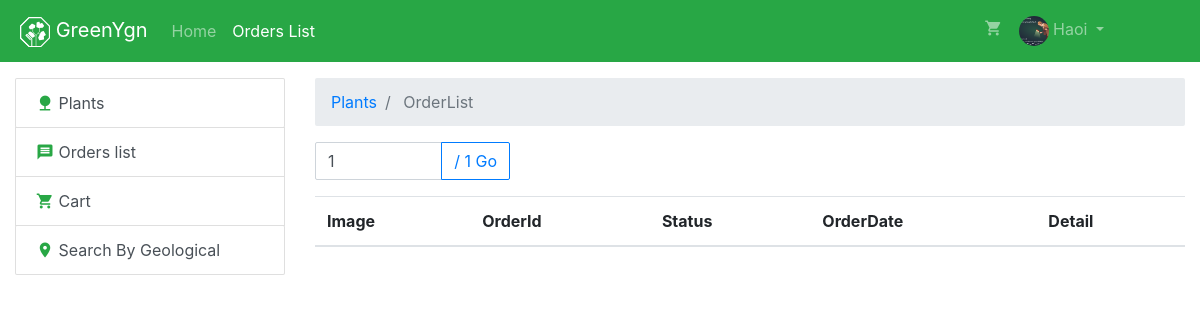
The app's page /users/orderlist/index.php (signed in), older data.
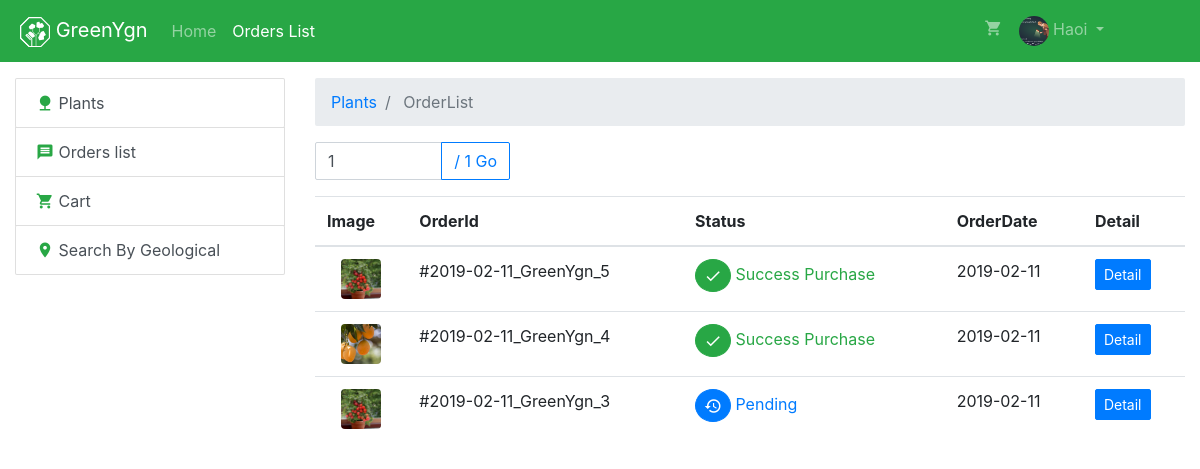
The same page, newer data.
### tables this page shows
CREATE TABLE `orders` (
  `id` int(11) NOT NULL,
  `user_id` int(11) UNSIGNED NOT NULL,
  `user_name` varchar(120) NOT NULL,
  `user_phone` varchar(20) NOT NULL,
  `user_address` varchar(255) NOT NULL,
  `status` tinyint(4) NOT NULL,
  `order_date` date NOT NULL,
  `send_date` date DEFAULT NULL,
  `deleted_at` datetime DEFAULT NULL,
  `created_at` datetime DEFAULT NULL,
  `modified_at` datetime DEFAULT NULL
);

### users/orderlist/functions/index/getdata.php (called while the page is built, shortened)
<?php
if (isset($_GET['page']) && is_numeric($_GET['page'])) {
    $page = $_GET['page'];
} else {
    $page = 1;
}
$no_of_records_per_page = 10;
$offset = ($page-1) * $no_of_records_per_page;
$sql = "SELECT * FROM `orders` WHERE `user_id` = " . $_SESSION['user']['id'];
$sql .= " ORDER BY `orders`.`id` DESC LIMIT $offset, $no_of_records_per_page ";
if($res = mysqli_query($conn, $sql)) {
    $result = array();
    $i = 0;
    while($row = mysqli_fetch_assoc($res)) {
       $result[$i] = $row;
       $sql = "SELECT `image` FROM `order_details` ";
       $sql .= " WHERE `order_id` = ". $row["id"] ." ORDER BY `order_details`.`total_amount` LIMIT 0,1";
       $result[$i]['image'] =   mysqli_fetch_assoc(mysqli_query($conn, $sql))['image'];
       $i++;
    }
}

### users/orderlist/index.php (the view, shortened to what the changed rows need)
<?php
    require __DIR__. "/functions/index/getdata.php";
    require __DIR__ . "/../view/begin_header.php";
    require __DIR__ . "/../view/finish_header.php";
?>
    <div class="container-fluid mt-3">
        <div class="row">
            <div class="col-md-9">
                <div class="table-responsive">
                    <table class="table">
                                <thead>
                                    <tr>
                                        <th scope="col">Image</th>
                                        <th scope="col">OrderId</th>
                                        <th scope="col">Status</th>
                                        <th scope="col">OrderDate</th>
                                        <th class="" scope="col">Detail</th>
                                    </tr>
                                </thead>
                                <tbody>
                                    <?php
                                        foreach($result as $k => $v):
                                    ?>
                                    <tr>
                                            <td>
                                                <div
                                                    class="Plant_Shopping_Cart sm rounded"
                                                    style="background-image:url('<?= $v['image'] ?>')"
                                                >
                                                </div>
                                            </td>
                                            <td> #<?= $v['order_date'] ?>_GreenYgn_<?= $v['id'] ?></td>
                                            <td>
                                                <?php
                                                    if($v['status'] == 1):
                                                ?>
                                                <a class="btn btn-primary btn-sm rounded-circle" href="#!">
                                                    <i class="material-icons md-18">restore</i>
                                                </a>
                                                <span class="text-primary">
                                                    Pending
                                                </span>
                                                <?php
                                                    elseif($v['status'] == 2):
                                                ?>
                                                    <a class="btn btn-success btn-sm rounded-circle" href="#!">
                                                        <i class="material-icons md-18">done</i>
                                                    </a>
                                                    <span class="text-success">
                                                        Success Purchase
                                                    </span>
                                                <?php
                                                    endif;
                                                ?>
                                            </td>
                                            <td> <?= $v['order_date'] ?></td>
                                            <td>
                                                    <a
                                                        class="btn btn-primary btn-sm "
                                                        href="detail.php?id=<?= $v['id'] ?>"
                                                    >
                                                    Detail
                                                    </a>
                                            </td>
                                    </tr>
                                    <?php
                                        endforeach;
                                    ?>
                                </tbody>
                    </table>
                </div>
            </div>
        </div>
    </div>
<?php
    require __DIR__ . "/../view/finish_footer.php";
?>

Row changes from the older to the newer data that the page shows:
added orders: order_date "2019-02-11", id "5", status 2 (drawn)
added orders: shows a picture, order_date "2019-02-11", id "4", status 2 (drawn)
added orders: order_date "2019-02-11", id "3", status 1 (drawn)
